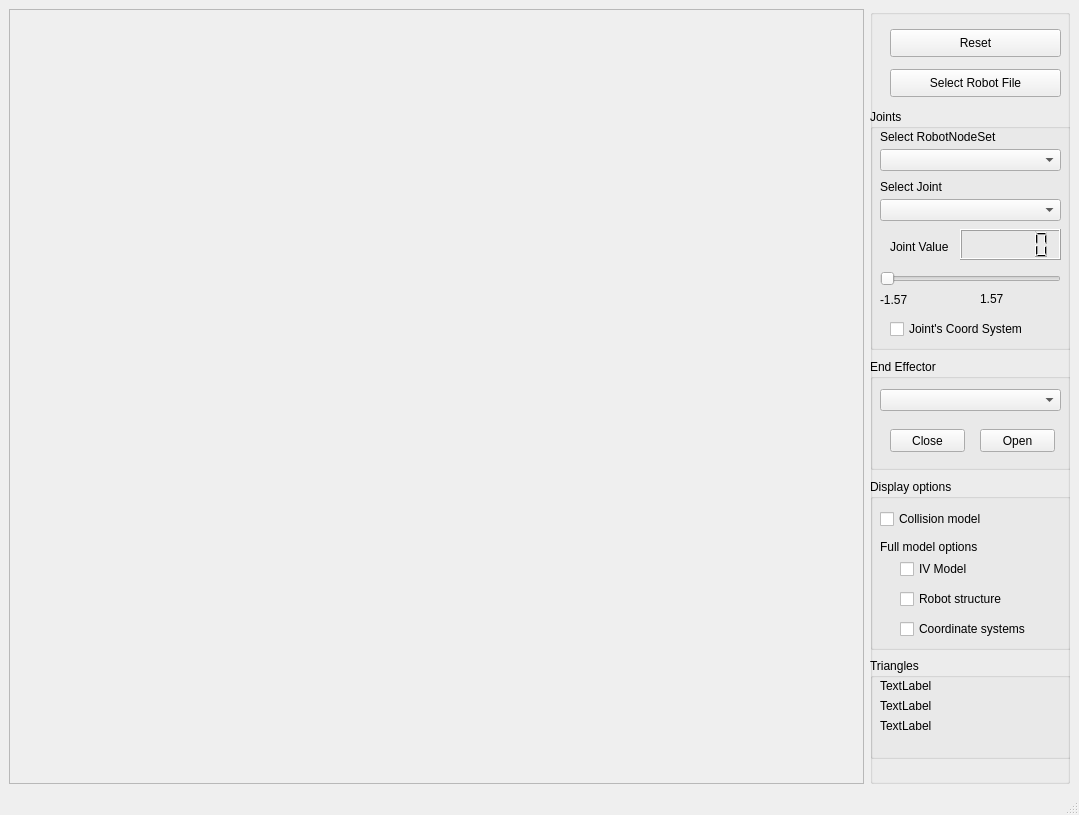
<?xml version="1.0" encoding="UTF-8"?>
<ui version="4.0">
 <class>MainWindowShowRobot</class>
 <widget class="QMainWindow" name="MainWindowShowRobot">
  <property name="geometry">
   <rect>
    <x>0</x>
    <y>0</y>
    <width>1079</width>
    <height>815</height>
   </rect>
  </property>
  <property name="windowTitle">
   <string>Simox - VirtualRobot - Show Robot</string>
  </property>
  <widget class="QWidget" name="centralwidget">
   <layout class="QGridLayout" name="gridLayout">
    <item row="0" column="0">
     <widget class="QFrame" name="frameViewer">
      <property name="frameShape">
       <enum>QFrame::StyledPanel</enum>
      </property>
      <property name="frameShadow">
       <enum>QFrame::Raised</enum>
      </property>
     </widget>
    </item>
    <item row="0" column="1">
     <widget class="QGroupBox" name="groupBox">
      <property name="maximumSize">
       <size>
        <width>200</width>
        <height>16777215</height>
       </size>
      </property>
      <property name="title">
       <string/>
      </property>
      <widget class="QPushButton" name="pushButtonReset">
       <property name="geometry">
        <rect>
         <x>20</x>
         <y>20</y>
         <width>171</width>
         <height>28</height>
        </rect>
       </property>
       <property name="text">
        <string>Reset</string>
       </property>
      </widget>
      <widget class="QGroupBox" name="groupBox_2">
       <property name="geometry">
        <rect>
         <x>0</x>
         <y>470</y>
         <width>201</width>
         <height>171</height>
        </rect>
       </property>
       <property name="title">
        <string>Display options</string>
       </property>
       <widget class="QCheckBox" name="checkBoxColModel">
        <property name="geometry">
         <rect>
          <x>10</x>
          <y>30</y>
          <width>131</width>
          <height>20</height>
         </rect>
        </property>
        <property name="text">
         <string>Collision model</string>
        </property>
       </widget>
       <widget class="QCheckBox" name="checkBoxStructure">
        <property name="geometry">
         <rect>
          <x>30</x>
          <y>110</y>
          <width>131</width>
          <height>20</height>
         </rect>
        </property>
        <property name="text">
         <string>Robot structure</string>
        </property>
       </widget>
       <widget class="QCheckBox" name="checkBoxRobotCoordSystems">
        <property name="geometry">
         <rect>
          <x>30</x>
          <y>140</y>
          <width>131</width>
          <height>20</height>
         </rect>
        </property>
        <property name="text">
         <string>Coordinate systems</string>
        </property>
       </widget>
       <widget class="QCheckBox" name="checkBoxFullModel">
        <property name="geometry">
         <rect>
          <x>30</x>
          <y>80</y>
          <width>131</width>
          <height>20</height>
         </rect>
        </property>
        <property name="text">
         <string>IV Model</string>
        </property>
       </widget>
       <widget class="QLabel" name="label">
        <property name="geometry">
         <rect>
          <x>10</x>
          <y>60</y>
          <width>131</width>
          <height>16</height>
         </rect>
        </property>
        <property name="text">
         <string>Full model options</string>
        </property>
       </widget>
      </widget>
      <widget class="QPushButton" name="pushButtonLoad">
       <property name="geometry">
        <rect>
         <x>20</x>
         <y>60</y>
         <width>171</width>
         <height>28</height>
        </rect>
       </property>
       <property name="text">
        <string>Select Robot File</string>
       </property>
      </widget>
      <widget class="QGroupBox" name="groupBox_3">
       <property name="geometry">
        <rect>
         <x>0</x>
         <y>100</y>
         <width>201</width>
         <height>241</height>
        </rect>
       </property>
       <property name="title">
        <string>Joints</string>
       </property>
       <property name="flat">
        <bool>false</bool>
       </property>
       <property name="checkable">
        <bool>false</bool>
       </property>
       <widget class="QLabel" name="label_2">
        <property name="geometry">
         <rect>
          <x>20</x>
          <y>130</y>
          <width>81</width>
          <height>16</height>
         </rect>
        </property>
        <property name="text">
         <string>Joint Value</string>
        </property>
       </widget>
       <widget class="QLCDNumber" name="lcdNumberJointValue">
        <property name="geometry">
         <rect>
          <x>90</x>
          <y>120</y>
          <width>101</width>
          <height>31</height>
         </rect>
        </property>
        <property name="smallDecimalPoint">
         <bool>true</bool>
        </property>
        <property name="numDigits">
         <number>5</number>
        </property>
        <property name="digitCount">
         <number>5</number>
        </property>
        <property name="value" stdset="0">
         <double>0.000000000000000</double>
        </property>
       </widget>
       <widget class="QSlider" name="horizontalSliderPos">
        <property name="geometry">
         <rect>
          <x>10</x>
          <y>160</y>
          <width>181</width>
          <height>20</height>
         </rect>
        </property>
        <property name="maximum">
         <number>1000</number>
        </property>
        <property name="pageStep">
         <number>50</number>
        </property>
        <property name="orientation">
         <enum>Qt::Horizontal</enum>
        </property>
       </widget>
       <widget class="QLabel" name="labelMinPos">
        <property name="geometry">
         <rect>
          <x>10</x>
          <y>180</y>
          <width>91</width>
          <height>21</height>
         </rect>
        </property>
        <property name="text">
         <string>-1.57</string>
        </property>
       </widget>
       <widget class="QLabel" name="labelMaxPos">
        <property name="geometry">
         <rect>
          <x>110</x>
          <y>180</y>
          <width>81</width>
          <height>20</height>
         </rect>
        </property>
        <property name="layoutDirection">
         <enum>Qt::RightToLeft</enum>
        </property>
        <property name="text">
         <string>1.57</string>
        </property>
       </widget>
       <widget class="QComboBox" name="comboBoxJoint">
        <property name="geometry">
         <rect>
          <x>10</x>
          <y>90</y>
          <width>181</width>
          <height>22</height>
         </rect>
        </property>
       </widget>
       <widget class="QCheckBox" name="checkBoxShowCoordSystem">
        <property name="geometry">
         <rect>
          <x>20</x>
          <y>210</y>
          <width>161</width>
          <height>20</height>
         </rect>
        </property>
        <property name="text">
         <string>Joint's Coord System</string>
        </property>
       </widget>
       <widget class="QComboBox" name="comboBoxRobotNodeSet">
        <property name="geometry">
         <rect>
          <x>10</x>
          <y>40</y>
          <width>181</width>
          <height>22</height>
         </rect>
        </property>
       </widget>
       <widget class="QLabel" name="label_3">
        <property name="geometry">
         <rect>
          <x>10</x>
          <y>20</y>
          <width>131</width>
          <height>16</height>
         </rect>
        </property>
        <property name="text">
         <string>Select RobotNodeSet</string>
        </property>
       </widget>
       <widget class="QLabel" name="label_4">
        <property name="geometry">
         <rect>
          <x>10</x>
          <y>70</y>
          <width>131</width>
          <height>16</height>
         </rect>
        </property>
        <property name="text">
         <string>Select Joint</string>
        </property>
       </widget>
      </widget>
      <widget class="QGroupBox" name="groupBox_4">
       <property name="geometry">
        <rect>
         <x>0</x>
         <y>350</y>
         <width>201</width>
         <height>111</height>
        </rect>
       </property>
       <property name="title">
        <string>End Effector</string>
       </property>
       <widget class="QComboBox" name="comboBoxEndEffector">
        <property name="geometry">
         <rect>
          <x>10</x>
          <y>30</y>
          <width>181</width>
          <height>22</height>
         </rect>
        </property>
       </widget>
       <widget class="QPushButton" name="pushButtonClose">
        <property name="geometry">
         <rect>
          <x>20</x>
          <y>70</y>
          <width>75</width>
          <height>23</height>
         </rect>
        </property>
        <property name="text">
         <string>Close</string>
        </property>
       </widget>
       <widget class="QPushButton" name="pushButtonOpen">
        <property name="geometry">
         <rect>
          <x>110</x>
          <y>70</y>
          <width>75</width>
          <height>23</height>
         </rect>
        </property>
        <property name="text">
         <string>Open</string>
        </property>
       </widget>
      </widget>
      <widget class="QGroupBox" name="groupBox_5">
       <property name="geometry">
        <rect>
         <x>0</x>
         <y>649</y>
         <width>201</width>
         <height>101</height>
        </rect>
       </property>
       <property name="title">
        <string>Triangles</string>
       </property>
       <widget class="QLabel" name="labelInfo1">
        <property name="geometry">
         <rect>
          <x>10</x>
          <y>20</y>
          <width>181</width>
          <height>16</height>
         </rect>
        </property>
        <property name="text">
         <string>TextLabel</string>
        </property>
       </widget>
       <widget class="QLabel" name="labelInfo2">
        <property name="geometry">
         <rect>
          <x>10</x>
          <y>40</y>
          <width>191</width>
          <height>16</height>
         </rect>
        </property>
        <property name="text">
         <string>TextLabel</string>
        </property>
       </widget>
       <widget class="QLabel" name="labelInfo3">
        <property name="geometry">
         <rect>
          <x>10</x>
          <y>60</y>
          <width>191</width>
          <height>16</height>
         </rect>
        </property>
        <property name="text">
         <string>TextLabel</string>
        </property>
       </widget>
      </widget>
     </widget>
    </item>
   </layout>
  </widget>
  <widget class="QMenuBar" name="menubar">
   <property name="geometry">
    <rect>
     <x>0</x>
     <y>0</y>
     <width>1079</width>
     <height>21</height>
    </rect>
   </property>
  </widget>
  <widget class="QStatusBar" name="statusbar"/>
 </widget>
 <resources/>
 <connections/>
</ui>
